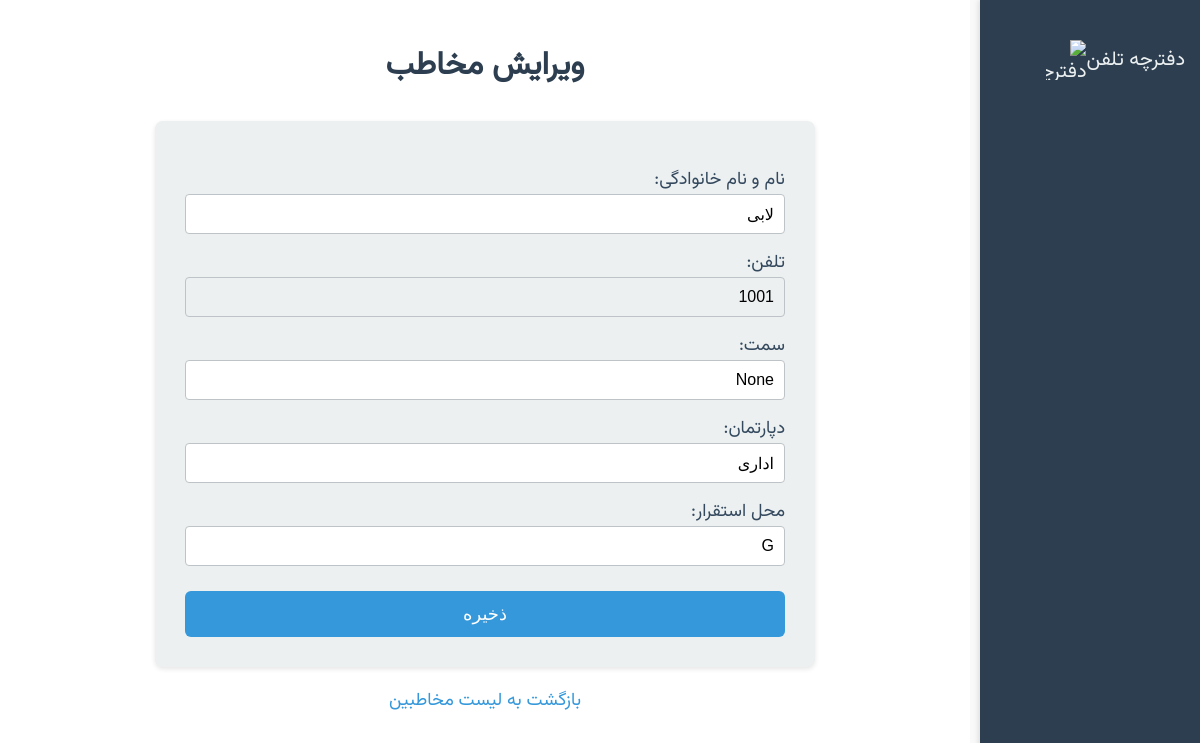
Screenshot of /edit/1 with the database file from the repository.
### tables this page shows
CREATE TABLE contacts (
    id INTEGER PRIMARY KEY AUTOINCREMENT,
    full_name TEXT,
    phone TEXT NOT NULL,
    position TEXT,
    department TEXT,
    location TEXT
);

### app.py (the view, shortened to what this page needs)
@app.route('/edit/<int:id>', methods=('GET', 'POST'))
def edit(id):
    conn = get_db_connection()
    contact = conn.execute('SELECT * FROM contacts WHERE id = ?', (id,)).fetchone()
    conn.close()
    return render_template('edit.html', contact=contact)

### app.py (called while the page is built)
def get_db_connection():
    conn = sqlite3.connect('database.db')
    conn.row_factory = sqlite3.Row  # برای دسترسی به ستون‌ها با نام
    return conn

### templates/edit.html (shortened to what this page needs)
<!DOCTYPE html>
<html lang="fa">
<head>
</head>
<body>
    <div class="sidebar">
        <a href="{{ url_for('index') }}" title="دفترچه تلفن">
            دفترچه تلفن
            <img src="/static/phonebook_icon.png" alt="دفترچه تلفن">
        </a>
    </div>
    <div class="main-content">
        <h1>ویرایش مخاطب</h1>
        <form method="post">
            <label>نام و نام خانوادگی:</label>
            <input type="text" name="full_name" value="{{ contact['full_name'] }}" required>
            <label>تلفن:</label>
            <input type="text" name="phone" value="{{ contact['phone'] }}" required readonly>
            <label>سمت:</label>
            <input type="text" name="position" value="{{ contact['position'] }}">
            <label>دپارتمان:</label>
            <input type="text" name="department" value="{{ contact['department'] }}">
            <label>محل استقرار:</label>
            <input type="text" name="location" value="{{ contact['location'] }}">
            <button type="submit">ذخیره</button>
        </form>
        <a href="{{ url_for('index') }}" class="back-link">بازگشت به لیست مخاطبین</a>
    </div>
</body>
</html>

### templates/edit.html (style rules this page uses)
body { font-family: 'Vazirmatn', sans-serif; background-color: #f9f9f9; margin: 0; padding: 0; direction: rtl; }
.sidebar { position: fixed; right: 0; top: 0; width: 220px; height: 100%; background-color: #2c3e50; display: flex; flex-direction: column; padding-top: 20px; box-shadow: -2px 0 5px rgba(0,0,0,0.1); }
.sidebar a { color: #ecf0f1; text-decoration: none; padding: 20px 15px; font-size: 20px; display: flex; align-items: center; transition: background-color 0.3s, transform 0.3s; }
.sidebar img { width: 40px; height: 40px; margin-left: 10px; }
.main-content { margin-right: 230px; padding: 20px; background-color: #fff; min-height: 100vh; }
h1 { color: #2c3e50; text-align: center; margin-bottom: 30px; }
form { max-width: 600px; margin: 0 auto; background-color: #ecf0f1; padding: 30px; border-radius: 8px; box-shadow: 0 2px 5px rgba(0,0,0,0.1); }
label { display: block; margin-top: 15px; color: #34495e; font-size: 18px; }
input { width: 100%; padding: 10px; box-sizing: border-box; border: 1px solid #bdc3c7; border-radius: 4px; font-size: 16px; }
input[readonly] { background-color: #ecf0f1; cursor: not-allowed; }
button { margin-top: 25px; padding: 12px; width: 100%; background-color: #3498db; color: white; border: none; cursor: pointer; border-radius: 6px; font-size: 18px; transition: background-color 0.3s, transform 0.2s; }
a.back-link { display: block; text-align: center; margin-top: 20px; color: #3498db; text-decoration: none; font-size: 18px; transition: color 0.3s; }

### rows the page displays
contacts: full_name "لابی", phone "1001", department "اداری", location "G"
